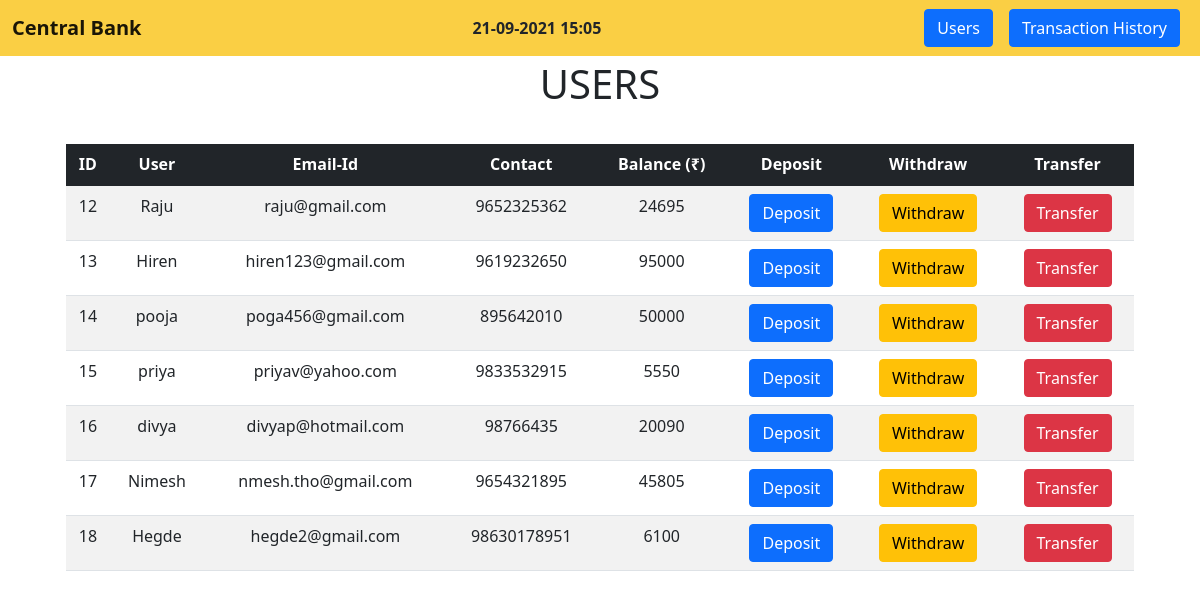
/users/, run on the app's committed database.
### bank/models.py (models this page shows, shortened)
class User(models.Model):
    username = models.CharField(max_length=30)
    email_id = models.EmailField()
    contact = models.IntegerField()
    balance = models.IntegerField("Balance (₹)")

### bank/views.py (the view)
# urls.py: path("users/", views.UsersPage, name="Users"),
def UsersPage(request):
    data = User.objects.all()
    return render(request, 'users.html', {"data" : data})

### templates/users.html (shortened to what this page needs)
{% extends 'base.html' %}
{% block body %}
<div class="container-fluid text-Dark py-1 text-center">
    <h1>USERS</h1>
</div>
<div class="container row text-center py-4" style="margin: auto;">
    <div class="col-md-12">
        <table class="table table-striped table-hover">
            <thead class="table-dark">
                <th>ID</th>
                <th>User</th>
                <th>Email-Id</th>
                <th>Contact</th>
                <th>Balance (₹)</th>
                <th>Deposit</th>
                <th>Withdraw</th>
                <th>Transfer</th>
            </thead>
            <tbody>
                {% for i in data %}
                    <tr>
                        <td>{{i.id}}</td>
                        <td>{{i.username}}</td>
                        <td>{{i.email_id}}</td>
                        <td>{{i.contact}}</td>
                        <td>{{i.balance}}</td>
                        <td><a href="{% url 'Deposit' i.id %}" class="btn btn-primary">Deposit</a></td>
                        <td><a href="{% url 'Withdraw' i.id %}" class="btn btn-warning">Withdraw</a></td>
                        <td><a href="{% url 'Transfer' i.id %}" class="btn btn-danger">Transfer</a></td>
                    </tr>
                {% endfor %}
            </tbody>
        </table>
    </div>
</div>
{% endblock body %}

### templates/base.html (shortened to what this page needs)
<!DOCTYPE html>
<html lang="en">
<head>
    <link href="https://cdn.jsdelivr.net/npm/bootstrap@5.1.1/dist/css/bootstrap.min.css" rel="stylesheet"
>
</head>
<body>
    <nav class="navbar navbar-light" style="background-color: rgb(250,207,68);">
        <div class="container-fluid">
            <a class="navbar-brand" href="{% url 'Home' %}"><b>Central Bank</b></a>
            <strong>{% now "d-m-Y H:i" %}</strong>
            <form class="d-flex">
                <a class="btn btn-primary mx-2" href="{% url 'Users' %}" role="button">Users</a>
                <a class="btn btn-primary mx-2" href="{% url 'History' %}" role="button">Transaction History</a>
            </form>
        </div>
    </nav>
    {% block body %} {% endblock body %}
</body>
</html>

### data on the page
User: id "12", username "Raju", email_id "raju@gmail.com", contact "9652325362", balance "24695"
User: id "13", username "Hiren", email_id "hiren123@gmail.com", contact "9619232650", balance "95000"
User: id "14", username "pooja", email_id "poga456@gmail.com", contact "895642010", balance "50000"
User: id "15", username "priya", email_id "priyav@yahoo.com", contact "9833532915", balance "5550"
User: id "16", username "divya", email_id "divyap@hotmail.com", contact "98766435", balance "20090"
User: id "17", username "Nimesh", email_id "nmesh.tho@gmail.com", contact "9654321895", balance "45805"
User: id "18", username "Hegde", email_id "hegde2@gmail.com", contact "98630178951", balance "6100"
